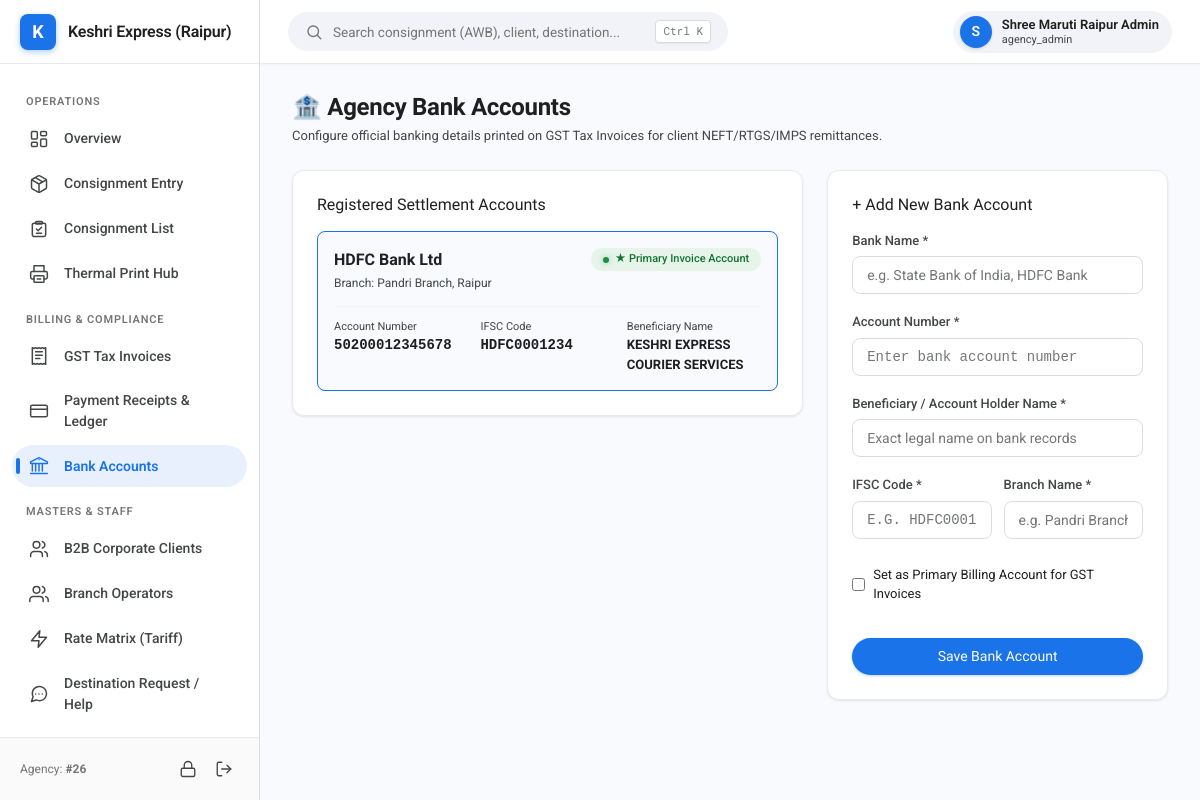
Screenshot of /bank-accounts (signed in) with the database file from the repository.
### tables this page shows
CREATE TABLE tenants (
    id INTEGER PRIMARY KEY AUTOINCREMENT,
    uuid VARCHAR(64) UNIQUE NOT NULL,
    slug VARCHAR(64) UNIQUE NOT NULL,
    agency_code VARCHAR(32) UNIQUE NULL, -- Assigned upon KYC approval
    name VARCHAR(150) NOT NULL,
    trade_name VARCHAR(150),
    contact_person VARCHAR(100) NOT NULL,
    phone VARCHAR(20) NOT NULL,
    email VARCHAR(120) NOT NULL,
    address TEXT,
    city VARCHAR(100),
    state VARCHAR(100),
    pincode VARCHAR(10),
    pan_no VARCHAR(20),
    aadhaar_no VARCHAR(20),
    gstin VARCHAR(20),
    pan_doc_url VARCHAR(255),
    aadhaar_doc_url VARCHAR(255),
    rejection_reason TEXT NULL,
    status VARCHAR(20) DEFAULT 'pending_otp', -- pending_otp, pending_kyc, active, suspended, expired, rejected
    validity_start DATE,
    validity_end DATE,
    logo_url VARCHAR(255),
    brand_color VARCHAR(20) DEFAULT '#1a73e8',
    created_at DATETIME DEFAULT CURRENT_TIMESTAMP
);

CREATE TABLE agency_bank_accounts (
    id INTEGER PRIMARY KEY AUTOINCREMENT,
    tenant_id INTEGER NOT NULL,
    bank_name VARCHAR(120) NOT NULL,
    account_no VARCHAR(50) NOT NULL,
    account_holder_name VARCHAR(150) NOT NULL,
    ifsc_code VARCHAR(20) NOT NULL,
    branch_name VARCHAR(120) NOT NULL,
    is_primary INTEGER DEFAULT 1,
    created_at DATETIME DEFAULT CURRENT_TIMESTAMP,
    FOREIGN KEY (tenant_id) REFERENCES tenants(id)
);

### src/Views/bank/index.php (the view, shortened to what the rows shown need)
<?php
$activeNav = 'bank';
?>
<div class="page-header">
    <div>
        <h1 class="page-title">🏦 Agency Bank Accounts</h1>
        <p style="color:var(--text-secondary); font-size:13px; margin-top:4px;">
            Configure official banking details printed on GST Tax Invoices for client NEFT/RTGS/IMPS remittances.
        </p>
    </div>
</div>
<div style="display:grid; grid-template-columns: 1.8fr 1.2fr; gap:24px; align-items:start;">
    <div>
        <div class="g-card">
            <h2 style="font-size:16px; margin-bottom:16px;">Registered Settlement Accounts</h2>
            <?php if (empty($accounts)): ?>
                <div style="text-align:center; padding:32px; color:var(--text-secondary);">
                    No bank accounts registered yet. Add your settlement account on the right.
                </div>
            <?php else: ?>
                <div style="display:flex; flex-direction:column; gap:16px;">
                    <?php foreach ($accounts as $acc): ?>
                        <div style="border:1px solid <?= $acc['is_primary'] ? 'var(--google-blue)' : '#dadce0' ?>; border-radius:8px; padding:16px; background:<?= $acc['is_primary'] ? '#f8fafd' : '#ffffff' ?>; position:relative;">
                            <div style="display:flex; justify-content:space-between; align-items:flex-start;">
                                <div>
                                    <div style="font-size:16px; font-weight:700; color:#202124;">
                                        <?= htmlspecialchars($acc['bank_name']) ?>
                                    </div>
                                    <div style="font-size:12px; color:var(--text-secondary); margin-top:2px;">
                                        Branch: <?= htmlspecialchars($acc['branch_name']) ?>
                                    </div>
                                </div>
                                <div>
                                    <?php if ($acc['is_primary']): ?>
                                        <span class="g-chip chip-success" style="font-size:11px;">★ Primary Invoice Account</span>
                                    <?php endif; ?>
                                </div>
                            </div>
                            <div style="display:grid; grid-template-columns: repeat(3, 1fr); gap:12px; margin-top:14px; padding-top:12px; border-top:1px solid #f1f3f4; font-size:12px;">
                                <div>
                                    <span style="color:var(--text-secondary); display:block; font-size:11px;">Account Number</span>
                                    <strong style="font-family:monospace; font-size:14px;"><?= htmlspecialchars($acc['account_no']) ?></strong>
                                </div>
                                <div>
                                    <span style="color:var(--text-secondary); display:block; font-size:11px;">IFSC Code</span>
                                    <strong style="font-family:monospace; font-size:14px;"><?= htmlspecialchars($acc['ifsc_code']) ?></strong>
                                </div>
                                <div>
                                    <span style="color:var(--text-secondary); display:block; font-size:11px;">Beneficiary Name</span>
                                    <strong style="font-size:13px;"><?= htmlspecialchars($acc['account_holder_name']) ?></strong>
                                </div>
                            </div>
                        </div>
                    <?php endforeach; ?>
                </div>
            <?php endif; ?>
        </div>
    </div>
    <div>
        <div class="g-card">
            <h2 style="font-size:16px; margin-bottom:16px;">+ Add New Bank Account</h2>
            <form method="POST" action="/bank-accounts">
                <div class="form-group">
                    <label class="form-label">Bank Name *</label>
                    <input type="text" name="bank_name" class="form-control" placeholder="e.g. State Bank of India, HDFC Bank" required>
                </div>
                <div class="form-group">
                    <label class="form-label">Account Number *</label>
                    <input type="text" name="account_no" class="form-control" placeholder="Enter bank account number" style="font-family:monospace;" required>
                </div>
                <div class="form-group">
                    <label class="form-label">Beneficiary / Account Holder Name *</label>
                    <input type="text" name="account_holder_name" class="form-control" placeholder="Exact legal name on bank records" required>
                </div>
                <div style="display:grid; grid-template-columns: 1fr 1fr; gap:12px;">
                    <div class="form-group">
                        <label class="form-label">IFSC Code *</label>
                        <input type="text" name="ifsc_code" class="form-control" placeholder="e.g. HDFC0001234" style="font-family:monospace; text-transform:uppercase;" required>
                    </div>
                    <div class="form-group">
                        <label class="form-label">Branch Name *</label>
                        <input type="text" name="branch_name" class="form-control" placeholder="e.g. Pandri Branch" required>
                    </div>
                </div>
                <div class="form-group" style="margin-top:8px;">
                    <label style="display:flex; align-items:center; gap:8px; font-size:13px; cursor:pointer;">
                        <input type="checkbox" name="is_primary" value="1" <?= empty($accounts) ? 'checked' : '' ?>>
                        <span>Set as Primary Billing Account for GST Invoices</span>
                    </label>
                </div>
                <button type="submit" class="btn btn-primary" style="width:100%; justify-content:center; margin-top:16px;">
                    Save Bank Account
                </button>
            </form>
        </div>
    </div>
</div>
<?php
$content = ob_get_clean();
require ROOT_PATH . '/src/Views/layout.php';
?>

### src/Views/layout.php (shortened to what the rows shown need)
<?php
$isSuperAdmin = TenantContext::isSuperAdmin();
$tenant = TenantContext::getTenant();
$brandName = TenantContext::getTenantName();
$currentUser = Auth::user();
?>
<!DOCTYPE html>
<html lang="en">
<head>
    <link rel="stylesheet" href="/assets/css/google-theme.css">
</head>
<body>
<div class="app-layout">
    <aside class="sidebar">
        <div class="sidebar-header">
            <div class="sidebar-logo-icon">
                <?= strtoupper(substr($brandName, 0, 1)) ?>
            </div>
            <div class="sidebar-title" title="<?= htmlspecialchars($brandName) ?>">
                <?= htmlspecialchars($brandName) ?>
            </div>
        </div>
        <nav class="sidebar-nav">
            <?php if ($isSuperAdmin): ?>
                <div class="nav-section-title">Control Plane</div>
                <a href="/" class="nav-item <?= ($activeNav ?? '') === 'dashboard' ? 'active' : '' ?>">
                    <span class="nav-icon"><?= Icon::svg('dashboard') ?></span> Dashboard
                </a>
                <a href="/admin/agencies" class="nav-item <?= ($activeNav ?? '') === 'agencies' ? 'active' : '' ?>">
                    <span class="nav-icon"><?= Icon::svg('agencies') ?></span> Agency Tenants
                </a>
                <a href="/admin/kyc" class="nav-item <?= ($activeNav ?? '') === 'kyc' ? 'active' : '' ?>">
                    <span class="nav-icon"><?= Icon::svg('kyc') ?></span> KYC Verification
                </a>
                <a href="/admin/destinations" class="nav-item <?= ($activeNav ?? '') === 'destinations' ? 'active' : '' ?>">
                    <span class="nav-icon"><?= Icon::svg('destinations') ?></span> Master Destinations
                </a>
                <a href="/admin/tickets" class="nav-item <?= ($activeNav ?? '') === 'tickets' ? 'active' : '' ?>">
                    <span class="nav-icon"><?= Icon::svg('tickets') ?></span> Support & City Requests
                </a>
                <a href="/admin/invoices" class="nav-item <?= ($activeNav ?? '') === 'invoices' ? 'active' : '' ?>">
                    <span class="nav-icon"><?= Icon::svg('reports') ?></span> Consolidated Reports
                </a>
            <?php else: ?>
                <div class="nav-section-title">Operations</div>
                <a href="/" class="nav-item <?= ($activeNav ?? '') === 'dashboard' ? 'active' : '' ?>">
                    <span class="nav-icon"><?= Icon::svg('dashboard') ?></span> Overview
                </a>
                <a href="/bookings/new" class="nav-item <?= ($activeNav ?? '') === 'book' ? 'active' : '' ?>">
                    <span class="nav-icon"><?= Icon::svg('book') ?></span> Consignment Entry
                </a>
                <a href="/bookings" class="nav-item <?= ($activeNav ?? '') === 'bookings' ? 'active' : '' ?>">
                    <span class="nav-icon"><?= Icon::svg('bookings') ?></span> Consignment List
                </a>
                <a href="/print-labels" class="nav-item <?= ($activeNav ?? '') === 'print' ? 'active' : '' ?>">
                    <span class="nav-icon"><?= Icon::svg('print') ?></span> Thermal Print Hub
                </a>
                <div class="nav-section-title">Billing & Compliance</div>
                <a href="/invoices" class="nav-item <?= ($activeNav ?? '') === 'invoices' ? 'active' : '' ?>">
                    <span class="nav-icon"><?= Icon::svg('invoices') ?></span> GST Tax Invoices
                </a>
                <a href="/payments" class="nav-item <?= ($activeNav ?? '') === 'payments' ? 'active' : '' ?>">
                    <span class="nav-icon"><?= Icon::svg('payments') ?></span> Payment Receipts & Ledger
                </a>
                <a href="/bank-accounts" class="nav-item <?= ($activeNav ?? '') === 'bank' ? 'active' : '' ?>">
                    <span class="nav-icon"><?= Icon::svg('bank') ?></span> Bank Accounts
                </a>
                <div class="nav-section-title">Masters & Staff</div>
                <a href="/clients" class="nav-item <?= ($activeNav ?? '') === 'clients' ? 'active' : '' ?>">
                    <span class="nav-icon"><?= Icon::svg('clients') ?></span> B2B Corporate Clients
                </a>
                <a href="/operators" class="nav-item <?= ($activeNav ?? '') === 'operators' ? 'active' : '' ?>">
                    <span class="nav-icon"><?= Icon::svg('operators') ?></span> Branch Operators
                </a>
                <a href="/tariffs" class="nav-item <?= ($activeNav ?? '') === 'tariffs' ? 'active' : '' ?>">
                    <span class="nav-icon"><?= Icon::svg('tariffs') ?></span> Rate Matrix (Tariff)
                </a>
                <a href="/tickets" class="nav-item <?= ($activeNav ?? '') === 'tickets' ? 'active' : '' ?>">
                    <span class="nav-icon"><?= Icon::svg('tickets') ?></span> Destination Request / Help
                </a>
                <a href="/change-password" class="nav-item <?= ($activeNav ?? '') === 'changepwd' ? 'active' : '' ?>">
                </a>
            <?php endif; ?>
        </nav>
        <div class="sidebar-footer">
            <div style="font-size:12px; color:var(--text-tertiary);">
                <?= $isSuperAdmin ? 'Super Admin Mode' : 'Agency: <strong>#' . htmlspecialchars($tenant['agency_code'] ?? 'N/A') . '</strong>' ?>
            </div>
            <div style="display:flex; align-items:center; gap:6px;">
                <a href="/change-password" title="Change Password" style="color:var(--text-secondary); display:inline-flex; align-items:center; padding:6px; border-radius:6px; transition:var(--transition);"><?= Icon::svg('lock', '', 18) ?></a>
                <a href="/logout" title="Sign out" style="color:var(--text-secondary); display:inline-flex; align-items:center; padding:6px; border-radius:6px; transition:var(--transition);"><?= Icon::svg('logout', '', 18) ?></a>
            </div>
        </div>
    </aside>
    <div class="main-wrapper">
        <header class="topbar">
            <div class="topbar-left">
                <div class="search-box">
                    <span><?= Icon::svg('search', '', 18) ?></span>
                    <input type="text" class="search-input" placeholder="Search consignment (AWB), client, destination...">
                    <span class="search-shortcut">Ctrl K</span>
                </div>
            </div>
            <div class="topbar-actions">
                <div class="user-badge">
                    <div class="user-avatar">
                        <?= strtoupper(substr($currentUser['name'] ?? 'U', 0, 1)) ?>
                    </div>
                    <div style="font-size:13px; line-height:1.2;">
                        <div style="font-weight:600;"><?= htmlspecialchars($currentUser['name'] ?? 'User') ?></div>
                        <div style="font-size:11px; color:var(--text-secondary);"><?= htmlspecialchars($currentUser['role'] ?? 'staff') ?></div>
                    </div>
                </div>
            </div>
        </header>
        <main class="page-container">
            <?= $content ?? '' ?>
        </main>
    </div>
</div>
</body>
</html>

### rows the page displays
tenants: name "K", name "Keshri Express (Raipur)", agency_code "26"
agency_bank_accounts: bank_name "HDFC Bank Ltd", branch_name "Pandri Branch, Raipur", is_primary "★ Primary Invoice Account", account_no "50200012345678", ifsc_code "HDFC0001234", account_holder_name "KESHRI EXPRESS COURIER SERVICES"

### other values shown
substr($currentUser['name'] ?? 'U', 0, 1) "S"
$currentUser['name'] "Shree Maruti Raipur Admin"
$currentUser['role'] "agency_admin"
